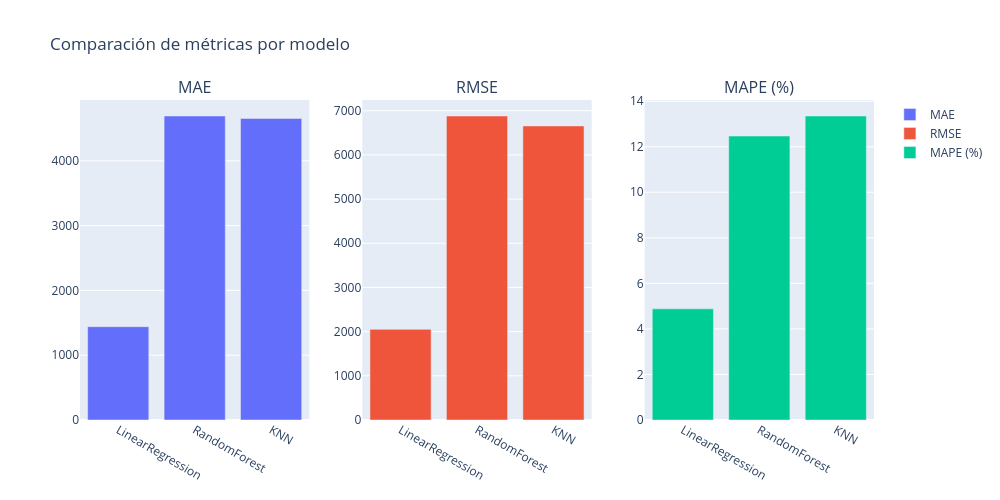

Notebook source saved alongside this figure:
### Markdown cell above
Calcula el promedio de cada métrica a lo largo de todos los folds:

#MAE (Mean Absolute Error): error promedio absoluto entre el valor real y el predicho.
→ mide en unidades del precio (por ejemplo, USD).
→ cuanto más bajo, mejor.

#RMSE (Root Mean Square Error): error cuadrático medio. Penaliza errores grandes.
→ también en USD, y debe ser lo más bajo posible.

#MAPE (Mean Absolute Percentage Error): error relativo expresado en porcentaje.
→ muestra cuánto se desvió la predicción en promedio con respecto al valor real (%).
→ un MAPE del 10 % significa que el modelo, en promedio, se equivoca un 10 % del valor real.

### Code cell
#gráfico comparativo de métricas
fig = make_subplots(rows=1, cols=3, subplot_titles=("MAE", "RMSE", "MAPE (%)"))

fig.add_trace(go.Bar(x=summary_df["Modelo"], y=summary_df["MAE"], name="MAE"), row=1, col=1)
fig.add_trace(go.Bar(x=summary_df["Modelo"], y=summary_df["RMSE"], name="RMSE"), row=1, col=2)
fig.add_trace(go.Bar(x=summary_df["Modelo"], y=summary_df["MAPE (%)"], name="MAPE (%)"), row=1, col=3)

fig.update_layout(title="Comparación de métricas por modelo", height=500, width=1000)
fig.show()

### Figure 1 — Plotly figure (JSON) as saved in the notebook; plotly's stock layout.template omitted (floating-point values rounded to 4 significant figures)
{"data": [{"name": "MAE", "type": "bar", "x": ["LinearRegression", "RandomForest", "KNN"], "xaxis": "x", "y": [1440.0, 4691.0, 4654.0], "yaxis": "y"}, {"name": "RMSE", "type": "bar", "x": ["LinearRegression", "RandomForest", "KNN"], "xaxis": "x2", "y": [2052.0, 6881.0, 6655.0], "yaxis": "y2"}, {"name": "MAPE (%)", "type": "bar", "x": ["LinearRegression", "RandomForest", "KNN"], "xaxis": "x3", "y": [4.88, 12.47, 13.35], "yaxis": "y3"}], "layout": {"annotations": [{"font": {"size": 16}, "showarrow": false, "text": "MAE", "x": 0.1444, "xanchor": "center", "xref": "paper", "y": 1, "yanchor": "bottom", "yref": "paper"}, {"font": {"size": 16}, "showarrow": false, "text": "RMSE", "x": 0.5, "xanchor": "center", "xref": "paper", "y": 1, "yanchor": "bottom", "yref": "paper"}, {"font": {"size": 16}, "showarrow": false, "text": "MAPE (%)", "x": 0.8556, "xanchor": "center", "xref": "paper", "y": 1, "yanchor": "bottom", "yref": "paper"}], "height": 500, "title": {"text": "Comparación de métricas por modelo"}, "width": 1000, "xaxis": {"anchor": "y", "domain": [0, 0.2889]}, "xaxis2": {"anchor": "y2", "domain": [0.3556, 0.6444]}, "xaxis3": {"anchor": "y3", "domain": [0.7111, 1]}, "yaxis": {"anchor": "x", "domain": [0, 1]}, "yaxis2": {"anchor": "x2", "domain": [0, 1]}, "yaxis3": {"anchor": "x3", "domain": [0, 1]}}}
